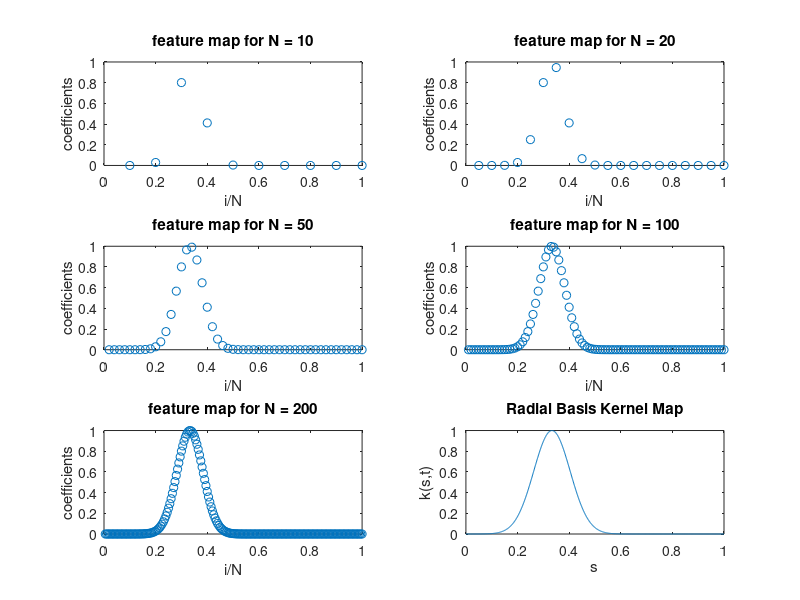

The MATLAB source for this figure:
Ns = [10,20,50,100,200];
t = 1/3;
g = @(z) exp(-200 .* z.^2);
for n = 1:length(Ns)
    N = Ns(n);
    psit = @(z) g(t - z/N);
    PSI = zeros(1,N);
    for k = 1:N
        PSI(k) = psit(k);
    end
    subplot(3,2,n)
    plot((1:N)/N, PSI,'o');
    xlabel('i/N')
    ylabel('coefficients')
    title(sprintf('feature map for N = %d',N))
end
s = linspace(0,1,1000);
subplot(3,2,6)
phis = exp(-100 * abs(s - t).^2);
plot(s,phis);
title('Radial Basis Kernel Map')
xlabel('s')
ylabel('k(s,t)')